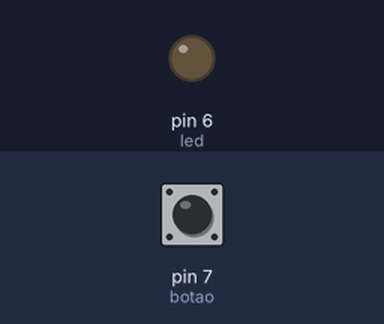
A sketch run on a simulated Arduino Uno, built with avr-gcc and run on an emulated ATmega328P. Parts: output pins drawn as LEDs (lit = HIGH). Dashed ring = blinking. The inputs (shaded band) are chosen by the test bench; at power-on: pin 7 (botao) LOW.

Above: at 1.2 s.
1.3 s: pin 7 (botao) pulled HIGH for 1 s
At 2.4 s:
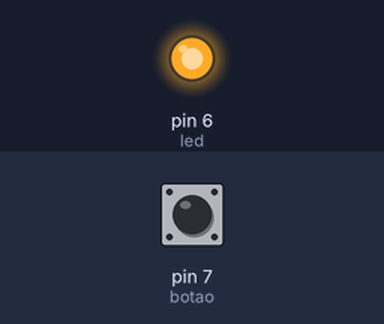
3.8 s: pin 7 (botao) pulled HIGH for 0.15 s
At 4.9 s:
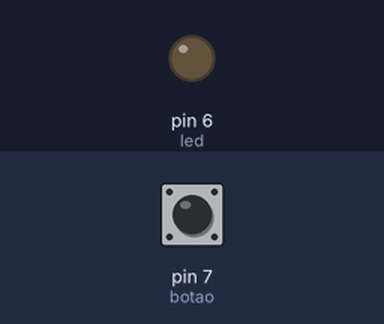
5.4 s: pin 7 (botao) pulled HIGH for 3.2 s
At 5.5 s:
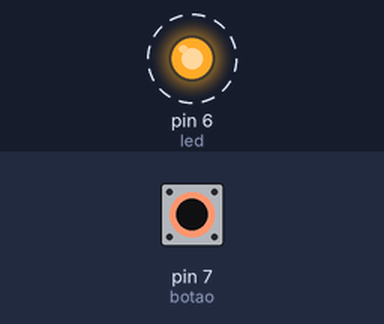
Timing chart, 0 to 9.9 s (numbered marks = the images above; inputs shaded):
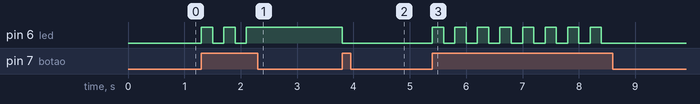

The sketch:

aula_05.ino
```cpp
int botao = 7, led = 6;
bool ligado=true;


void setup() {
  // put your setup code here, to run once:
pinMode(botao,INPUT);
pinMode (led, OUTPUT);
}

void loop() {
  // put your main code here, to run repeatedly:
int estado = digitalRead (botao);
if(estado == HIGH){
  if(ligado==true){
    digitalWrite(led, HIGH);
    ligado=false;
    delay(200);

}else{
  digitalWrite(led,LOW);
  ligado=true;
  delay(200);
  }

}
}
```

Measured:
- after the input at 1.3 s, pin 6 (led): alternates HIGH for 0.20 s and LOW for 0.20 s, 5 changes in all, then stays HIGH, starting at once
- after the input at 3.8 s, pin 6 (led): HIGH → LOW at once
- after the input at 5.4 s, pin 6 (led): alternates HIGH for 0.20 s and LOW for 0.20 s, 16 changes in all, then stays LOW, starting at once
